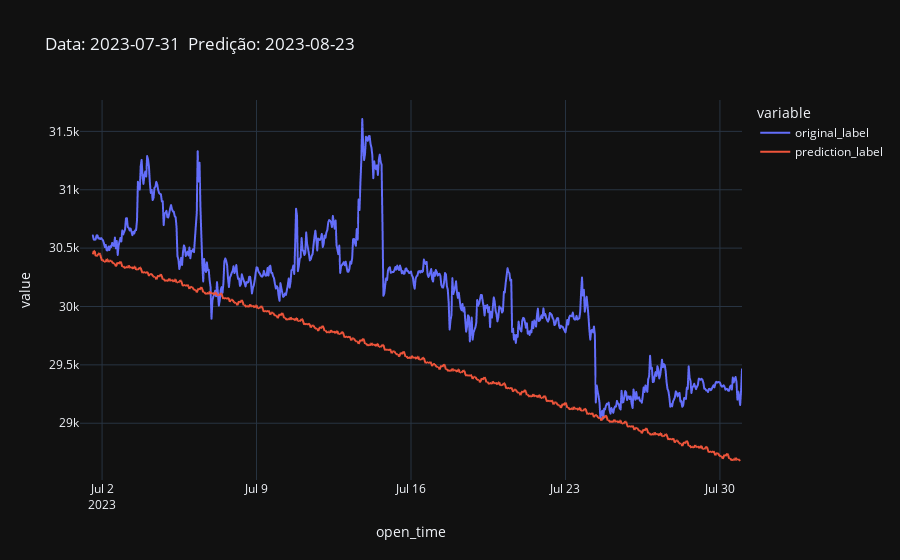

The cell this chart's notebook holds for it:
### Code cell
import plotly.express as px

start_date = test_data.index.min().strftime("%Y-%m-%d")
end_date = test_data.index.max().strftime("%Y-%m-%d")
now = datetime.now().strftime("%Y-%m-%d")

filtered_date = test_data.loc[(test_data.index >= start_date) & (test_data.index <= end_date)]

fig1 = px.line(
    test_data, x=test_data.index, y=['original_label', 'prediction_label'], template = 'plotly_dark', 
    range_x=[start_date, end_date], title=f'Data: {end_date} \nPredição: {now}')
fig1.show()

### Figure 1 — Plotly figure (JSON) as saved in the notebook; plotly's stock layout.template omitted (floating-point values rounded to 4 significant figures; data arrays with more than 128 entries replaced by an {"elided": "..."} marker saying what was removed)
{"data": [{"hovertemplate": "variable=original_label<br>open_time=%{x}<br>value=%{y}<extra></extra>", "legendgroup": "original_label", "line": {"color": "#636efa", "dash": "solid"}, "marker": {"symbol": "circle"}, "mode": "lines", "name": "original_label", "showlegend": true, "type": "scattergl", "x": {"elided": "730 str values"}, "xaxis": "x", "y": {"elided": "730 float values"}, "yaxis": "y"}, {"hovertemplate": "variable=prediction_label<br>open_time=%{x}<br>value=%{y}<extra></extra>", "legendgroup": "prediction_label", "line": {"color": "#EF553B", "dash": "solid"}, "marker": {"symbol": "circle"}, "mode": "lines", "name": "prediction_label", "showlegend": true, "type": "scattergl", "x": {"elided": "730 str values"}, "xaxis": "x", "y": {"elided": "730 float values"}, "yaxis": "y"}], "layout": {"legend": {"title": {"text": "variable"}, "tracegroupgap": 0}, "title": {"text": "Data: 2023-07-31 \nPredição: 2023-08-23"}, "xaxis": {"anchor": "y", "domain": [0, 1], "range": ["2023-07-01", "2023-07-31"], "title": {"text": "open_time"}}, "yaxis": {"anchor": "x", "domain": [0, 1], "title": {"text": "value"}}}}
